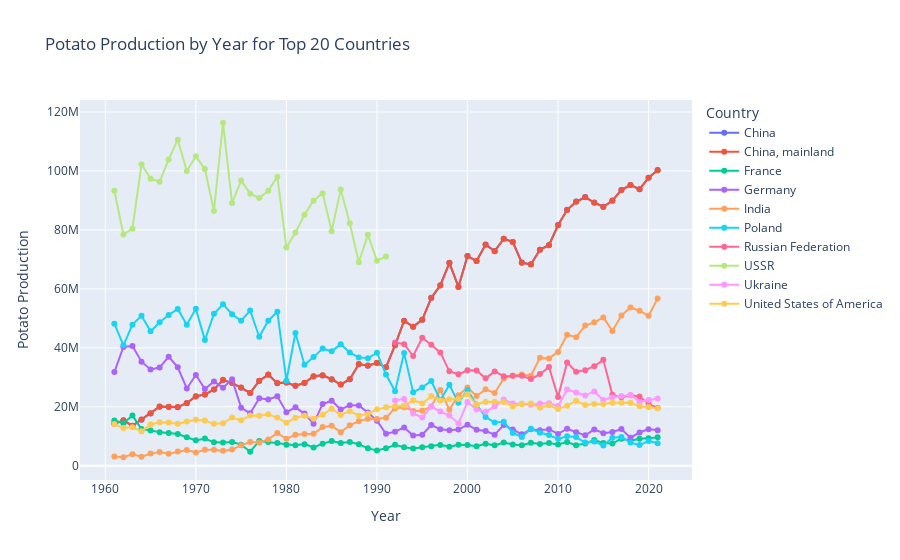

The notebook cell this image was saved under:
### Code cell
import plotly.express as px
# Replace "United Kingdom of Great Britain and Northern Ireland" with "UK"
potatoes_data.loc[potatoes_data['Area'] == 'United Kingdom of Great Britain and Northern Ireland', 'Area'] = 'UK'

# Group the filtered data by country to get total production for each country over all years
total_production = potatoes_data.groupby('Area')['Value'].sum().reset_index()

# Select the top 20 countries with the highest total production
top_20_countries = total_production.nlargest(10, 'Value')['Area'].tolist()

# Filter the original data for only the top 20 countries
potatoes_top_20 = potatoes_data[potatoes_data['Area'].isin(top_20_countries)]

# Group the filtered data by year and country to get total production for each year in each country
grouped_data = potatoes_top_20.groupby(['Area', 'Year'])['Value'].sum().reset_index()

# Create an animated line chart using Plotly
fig = px.line(grouped_data, x='Year', y='Value', color='Area', title='Potato Production by Year for Top 20 Countries')
fig.update_layout(xaxis_title='Year', yaxis_title='Potato Production', legend_title='Country')
fig.update_traces(mode='lines+markers')  # Add markers to the lines for better visibility

# Create and display the animated plot
fig.show()
